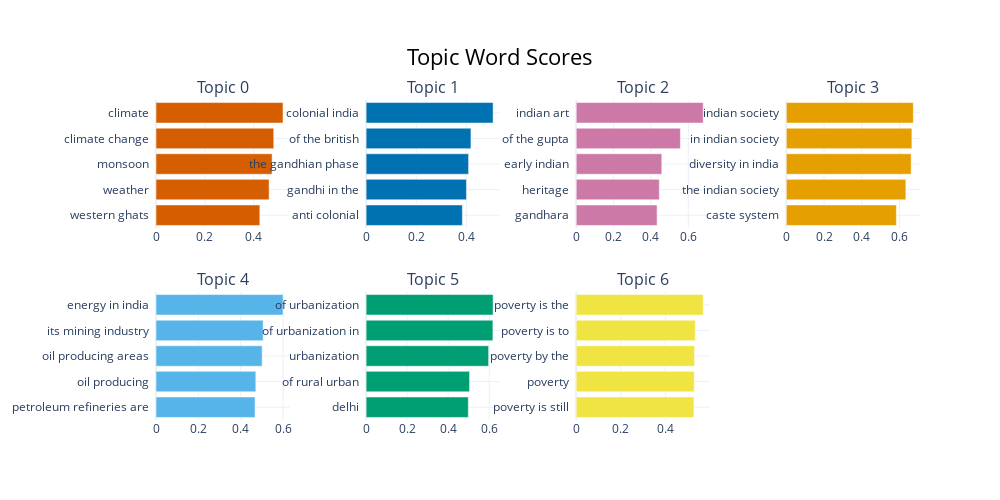

The notebook cell saved with this chart:
### Code cell
model.visualize_barchart()

### Figure 1 — Plotly figure (JSON) as saved in the notebook; plotly's stock layout.template omitted (floating-point values rounded to 4 significant figures)
{"data": [{"marker": {"color": "#D55E00"}, "orientation": "h", "type": "bar", "x": [0.4244, 0.4622, 0.4745, 0.4813, 0.5191], "xaxis": "x", "y": ["western ghats  ", "weather  ", "monsoon  ", "climate change  ", "climate  "], "yaxis": "y"}, {"marker": {"color": "#0072B2"}, "orientation": "h", "type": "bar", "x": [0.3839, 0.4001, 0.4087, 0.4181, 0.5065], "xaxis": "x2", "y": ["anti colonial  ", "gandhi in the  ", "the gandhian phase  ", "of the british  ", "colonial india  "], "yaxis": "y2"}, {"marker": {"color": "#CC79A7"}, "orientation": "h", "type": "bar", "x": [0.433, 0.4449, 0.4583, 0.5576, 0.6799], "xaxis": "x3", "y": ["gandhara  ", "heritage  ", "early indian  ", "of the gupta  ", "indian art  "], "yaxis": "y3"}, {"marker": {"color": "#E69F00"}, "orientation": "h", "type": "bar", "x": [0.5834, 0.6337, 0.6618, 0.6656, 0.6732], "xaxis": "x4", "y": ["caste system  ", "the indian society  ", "diversity in india  ", "in indian society  ", "indian society  "], "yaxis": "y4"}, {"marker": {"color": "#56B4E9"}, "orientation": "h", "type": "bar", "x": [0.4675, 0.4712, 0.5012, 0.5059, 0.5997], "xaxis": "x5", "y": ["petroleum refineries are  ", "oil producing  ", "oil producing areas  ", "its mining industry  ", "energy in india  "], "yaxis": "y5"}, {"marker": {"color": "#009E73"}, "orientation": "h", "type": "bar", "x": [0.4982, 0.5044, 0.5973, 0.6181, 0.6191], "xaxis": "x6", "y": ["delhi  ", "of rural urban  ", "urbanization  ", "of urbanization in  ", "of urbanization  "], "yaxis": "y6"}, {"marker": {"color": "#F0E442"}, "orientation": "h", "type": "bar", "x": [0.5276, 0.5295, 0.5305, 0.5335, 0.5694], "xaxis": "x7", "y": ["poverty is still  ", "poverty  ", "poverty by the  ", "poverty is to  ", "poverty is the  "], "yaxis": "y7"}], "layout": {"annotations": [{"font": {"size": 16}, "showarrow": false, "text": "Topic 0", "x": 0.0875, "xanchor": "center", "xref": "paper", "y": 1, "yanchor": "bottom", "yref": "paper"}, {"font": {"size": 16}, "showarrow": false, "text": "Topic 1", "x": 0.3625, "xanchor": "center", "xref": "paper", "y": 1, "yanchor": "bottom", "yref": "paper"}, {"font": {"size": 16}, "showarrow": false, "text": "Topic 2", "x": 0.6375, "xanchor": "center", "xref": "paper", "y": 1, "yanchor": "bottom", "yref": "paper"}, {"font": {"size": 16}, "showarrow": false, "text": "Topic 3", "x": 0.9125, "xanchor": "center", "xref": "paper", "y": 1, "yanchor": "bottom", "yref": "paper"}, {"font": {"size": 16}, "showarrow": false, "text": "Topic 4", "x": 0.0875, "xanchor": "center", "xref": "paper", "y": 0.4, "yanchor": "bottom", "yref": "paper"}, {"font": {"size": 16}, "showarrow": false, "text": "Topic 5", "x": 0.3625, "xanchor": "center", "xref": "paper", "y": 0.4, "yanchor": "bottom", "yref": "paper"}, {"font": {"size": 16}, "showarrow": false, "text": "Topic 6", "x": 0.6375, "xanchor": "center", "xref": "paper", "y": 0.4, "yanchor": "bottom", "yref": "paper"}], "height": 500, "hoverlabel": {"bgcolor": "white", "font": {"family": "Rockwell", "size": 16}}, "showlegend": false, "title": {"font": {"color": "Black", "size": 22}, "text": "Topic Word Scores", "x": 0.5, "xanchor": "center", "yanchor": "top"}, "width": 1000, "xaxis": {"anchor": "y", "domain": [0, 0.175], "showgrid": true}, "xaxis2": {"anchor": "y2", "domain": [0.275, 0.45], "showgrid": true}, "xaxis3": {"anchor": "y3", "domain": [0.55, 0.725], "showgrid": true}, "xaxis4": {"anchor": "y4", "domain": [0.825, 1], "showgrid": true}, "xaxis5": {"anchor": "y5", "domain": [0, 0.175], "showgrid": true}, "xaxis6": {"anchor": "y6", "domain": [0.275, 0.45], "showgrid": true}, "xaxis7": {"anchor": "y7", "domain": [0.55, 0.725], "showgrid": true}, "xaxis8": {"anchor": "y8", "domain": [0.825, 1], "showgrid": true}, "yaxis": {"anchor": "x", "domain": [0.6, 1], "showgrid": true}, "yaxis2": {"anchor": "x2", "domain": [0.6, 1], "showgrid": true}, "yaxis3": {"anchor": "x3", "domain": [0.6, 1], "showgrid": true}, "yaxis4": {"anchor": "x4", "domain": [0.6, 1], "showgrid": true}, "yaxis5": {"anchor": "x5", "domain": [0, 0.4], "showgrid": true}, "yaxis6": {"anchor": "x6", "domain": [0, 0.4], "showgrid": true}, "yaxis7": {"anchor": "x7", "domain": [0, 0.4], "showgrid": true}, "yaxis8": {"anchor": "x8", "domain": [0, 0.4], "showgrid": true}}}
